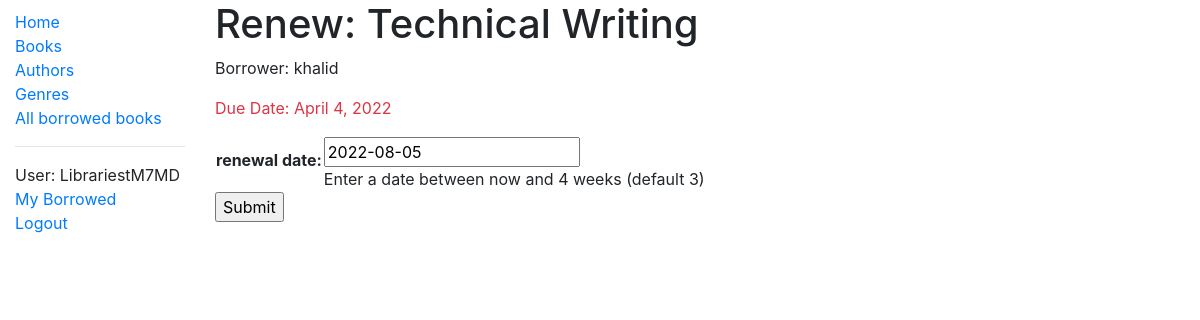
Before: /catalog/book/c0f33f6b-32e3-4bb1-870f-b716a433b94c/renew/ (signed in) with the older database file.
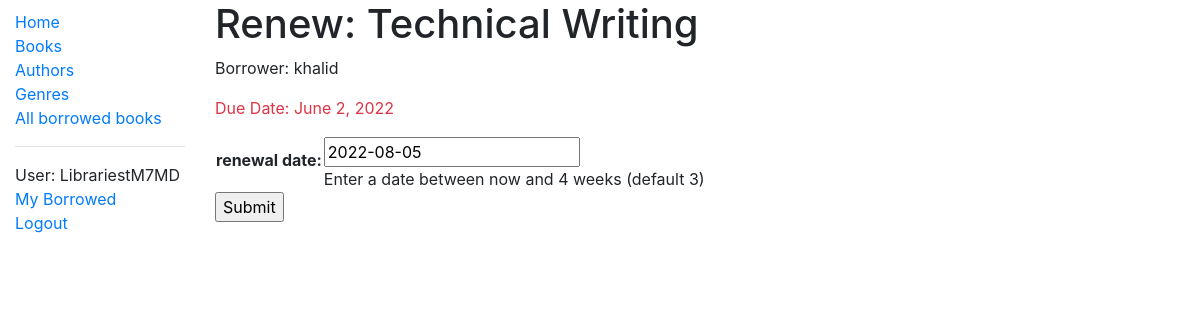
After: the same page with the newer database file.
### catalog/models.py (models this page shows, shortened)
class BookInstance(models.Model):
    id = models.UUIDField(primary_key=True, default=uuid.uuid4,
                          help_text = 'Unique ID for this particular book across whole library')
    book = models.ForeignKey('Book', on_delete = models.RESTRICT, null=True)
    imprint = models.CharField(max_length=200)
    due_back = models.DateField(null=True, blank=True)
    LOAN_STATUS = (
        ('m', 'Maintenance'),
        ('o', 'On loan'),
        ('a', 'Available'),
        ('r', 'Reserved'),
    )
    status = models.CharField(max_length = 1, choices = LOAN_STATUS,
                              default= 'a', help_text='Book availability',
                              blank = True
                              )
    borrower = models.ForeignKey(User, on_delete= models.SET_NULL, null=True, blank=True)
    class Meta:
        ordering = ['due_back']
        permissions = (('can_mark_returned','Set book as returned'),('can_view_book_instance', 'Can view book instance'))
    @property
    def is_overdue(self):
        if self.due_back and date.today() > self.due_back:
            return True
        return False

class Book(models.Model):
    title = models.CharField(max_length=60, help_text="Book title")
    author = models.ForeignKey(Author, on_delete = models.SET_NULL, null=True)
    summery = models.TextField(max_length = 200,
                               help_text="write a brief summary of the book")
    isbn = models.CharField('ISBN', max_length=13, unique=True,
                            help_text = 'ISBN is maximum length of 13')
    gener = models.ManyToManyField('Gener', help_text='Select a genre for this book')
    lang = models.ForeignKey(Languages, on_delete = models.SET_NULL,
                             null = True)
    class Meta:
        permissions = (('view_book_c','View book instances'), ('can_create_book', 'Can create book'))  # 'Can create book' == 'Can edite book' or 'Can change book'
    def display_gener(self):
        return ', '.join(gener.name for gener in self.gener.all()[:3])
    display_gener.short_description = 'Gener'

### catalog/views.py (the view)
# urls.py: path('book/<uuid:pk>/renew/', views.renew_book_librarian, name= 'renew-book-librarians'),
@login_required
@permission_required('catalog.can_mark_returned')
def renew_book_librarian(request, pk):
    book_instance = get_object_or_404(BookInstance, pk=pk)
    if request.method == 'POST':
        form = RenewBookModelForm(request.POST)
        if form.is_valid():
            book_instance.due_back = form.cleaned_data['due_back']
            book_instance.save()
            return HttpResponseRedirect(reverse('all-borrowed-books'))
        context = {
            'form' : form,
            'book_instance' : book_instance
        }
        return render(request, 'Librarian/book_renew_librarian.html', context)
    else:
        proposed_renewal_date = datetime.date.today() + datetime.timedelta(weeks=3)
        form = RenewBookModelForm(initial={'due_back': proposed_renewal_date})
        context = {
            'form' : form,
            'book_instance' : book_instance
        }
        return render(request, 'Librarian/book_renew_librarian.html', context)

### catalog/forms.py (shortened to what this page needs)
class RenewBookModelForm(forms.ModelForm):
    class Meta:
         model = BookInstance
         fields = ['due_back']
         labels = {'due_back': _('renewal date')}
         help_texts = {'due_back': _('Enter a date between now and 4 weeks (default 3)')}

### catalog/templates/Librarian/book_renew_librarian.html (shortened to what this page needs)
{% extends 'base_generic.html' %}
{% block content %}
    <h1>Renew: {{book_instance.book.title}} </h1>
    <p>Borrower: {{book_instance.borrower}}</p>
    <p {%if book_instance.is_overdue%} class = 'text-danger' {% endif %}>Due Date: {{ book_instance.due_back }}</p>
    <form action="" method="post">
        <table>
            {{form.as_table}}
        </table>
        <input type="submit" value="Submit">
    </form>
{% endblock %}

Changed rows visible on the page:
changed BookInstance "Technical Writing": due_back "April 4, 2022" → "June 2, 2022"
